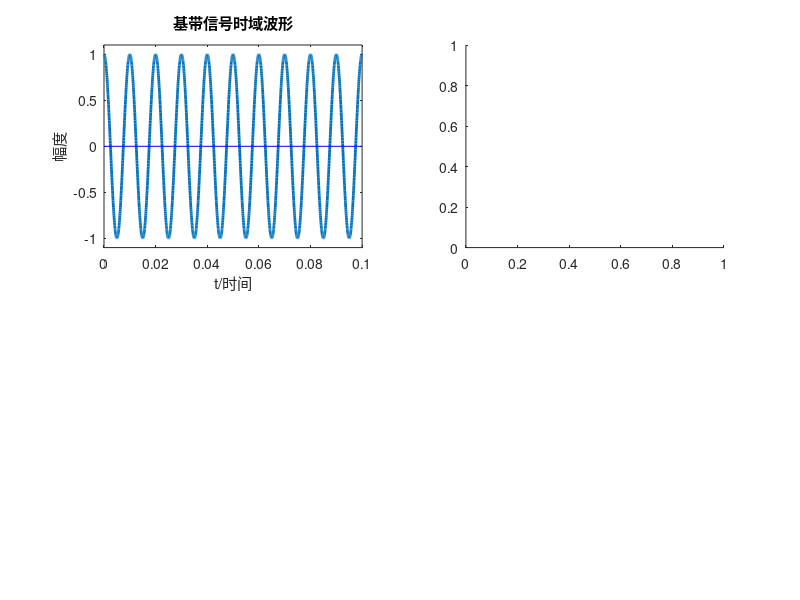

Write the MATLAB code that produced this figure. (Note: this script raises an error after producing the figure.)
close all;clear;clc;

% 调制信号
fm = 100;                        % 基带信号频率
T = 2;                           % 信号持续时间
fs = 20000;                      % 采样频率
dt = 1 / fs;                     % 采样间隔
N = T / dt;                      % 采样点数
t = (0 : N-1) * dt;              % 采样点的时间序列

figure(1);
%% 调制信号时域波形
subplot(2, 2, 1);
Am = 1;                          % 基带信号幅度
mt = Am * cos(2 * pi * fm * t);  % 基带信号
plot(t, mt, "LineWidth", 2);
xlabel("t/时间"); ylabel("幅度"); title("基带信号时域波形");
axis([0, 0.1, -1.1, 1.1]);
line([0, 0.1], [0, 0], "color", "b");

%% 调制信号频域波形
subplot(2, 2, 2);
[mf, msf] = T2F(t, mt);          % 傅里叶变换
plot(mf, abs(msf), "LineWidth", 2);
xlabel("f/Hz"); ylabel("幅度/H(f)"); title("基带信号频谱");
axis([-150 150 -inf inf]);


% 载波信号
%% 载波信号时域波形
subplot(2, 2, 3);
fc = 1000;                       % 载波频率
carrier = cos(2 * pi * fc * t);
plot(t, carrier, "r", "LineWidth", 2);
xlabel("t/时间"); ylabel("幅度"); title("载波信号");
axis([0, 0.01, -1.1, 1.1]);
line([0, 0.01], [0, 0], "color", "b");

%% 载波信号频域波形
subplot(2, 2, 4);
[mf, msf] = T2F(t, carrier);
plot(mf, abs(msf), "r", "LineWidth", 2);
xlabel("f/Hz"); ylabel("幅度/H(f)"); title("载波信号频谱");
axis([-1500 1500 -inf inf]);


% AM信号
Ma = 0.6;                        % 调制指数
A0 = Am / Ma;                    % 直流信号幅度

figure(2);
%% AM信号时域波形
sam = (A0 + mt) .*carrier;
SNR = 18;                        % 加噪声
sam = awgn(sam, SNR, "measured");
subplot(2, 1, 1);
plot(t, sam, "LineWidth", 2);    % AM调制信号
hold on;
plot(t, A0 + mt, "r", "LineWidth", 2);
xlabel("t/时间"); ylabel("幅度"); title("AM调制信号及其包络");
axis([0, 0.02, -3.1, 3.1]);
line([0, 0.02], [0, 0], "color", "b", "Linewidth", 2);

%% AM信号频域波形
[mf, msf] = T2F(t, sam);
subplot(2, 1, 2);
plot(mf, abs(msf), "Linewidth", 2);
xlabel("f/Hz"); ylabel("幅度/H(f)"); title("AM信号频域波形");
axis([-1500 1500 -inf inf]);


% 相干解调
figure(3);

st = sam .* carrier;
subplot(2, 2, 1);
plot(t, st, "Linewidth", 2);
xlabel("t/时间"); ylabel("幅度"); title("已调信号与载波信号相乘");
axis([0 0.02 -1.5 3.5]);
line([0, 0.02], [0, 0], "color", "b", "Linewidth", 2);

[f, sf] = T2F(t, st);
subplot(2, 2, 2);
plot(f, sf, "Linewidth", 2);
xlabel("f/Hz"); ylabel("幅度/H(f)"); title("已调信号与载波信号相乘的频谱");
axis([-2500 2500 -inf inf]);


% 解调信号
[t, st] = lpf(f, sf, 2 * fm);    % 低通滤波
subplot(2, 2, 3);
plot(t, 2 * st - A0, "Linewidth", 2);
xlabel("t/时间"); ylabel("幅度"); title("相干解调信号波形");
axis([0 0.1 -1.1 1.1]);
line([0, 0.1], [0, 0], "color", "b", "Linewidth", 2);

% subplot(2, 2, 4);
% plot(t, mt, "r", "Linewidth", 2);
% xlabel("t/时间"); ylabel("幅度"); title("原始基带信号");
% axis([0 0.1 -1.1 1.1]);
% line([0, 0.1], [0, 0], "color", "b", "Linewidth", 2);

subplot(2, 2, 4);
y = abs(hilbert(sam)) - A0;
plot(t, y, "LineWidth", 2);
xlabel("t/时间"); ylabel("幅度"); title("包络检波信号");
axis([0 0.1 -1.5 1.5]);
line([0, 0.1], [0, 0], "color", "b", "Linewidth", 2);